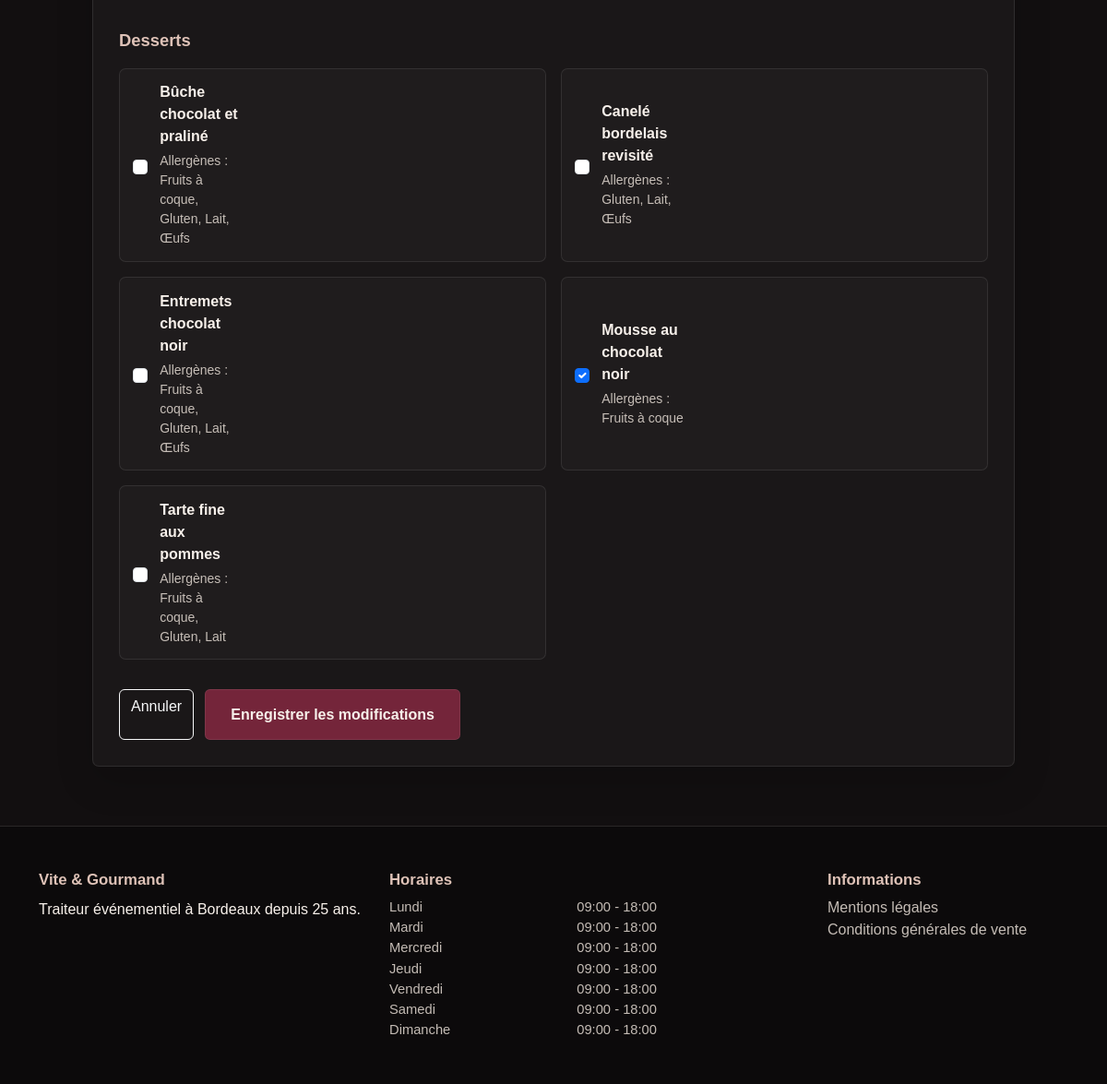
The app's page /employee/menu/form?id=4 (signed in, lower part), older data.
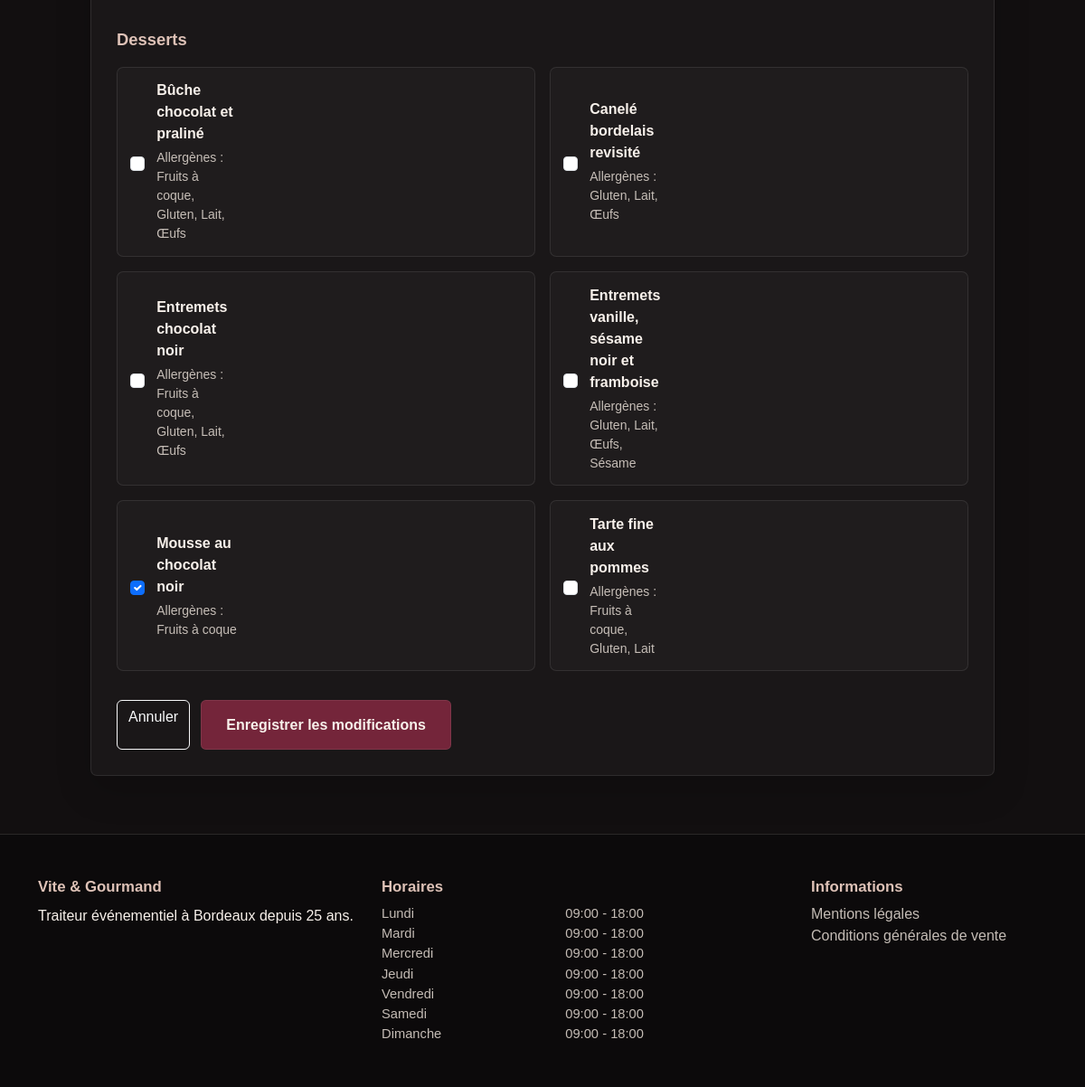
The same page, newer data.
### tables this page shows
CREATE TABLE dishes (
    id INT AUTO_INCREMENT PRIMARY KEY,
    name VARCHAR(150) NOT NULL UNIQUE,
    description TEXT NULL,
    dish_type ENUM(
        'starter',
        'main_course',
        'dessert'
    ) NOT NULL,
    photo LONGBLOB NULL,
    photo_mime_type VARCHAR(100) NULL,
    is_active BOOLEAN NOT NULL DEFAULT TRUE
);

CREATE TABLE opening_hours (
    id INT AUTO_INCREMENT PRIMARY KEY,
    day_number TINYINT NOT NULL UNIQUE,
    day_name VARCHAR(20) NOT NULL,
    opening_time TIME NULL,
    closing_time TIME NULL,
    is_closed BOOLEAN NOT NULL DEFAULT FALSE
);

### app/Views/layouts/main.php (called while the page is built)
<?php
require BASE_PATH
    . '/app/Views/layouts/header.php';
require $view;
require BASE_PATH
    . '/app/Views/layouts/footer.php';

### app/Controllers/EmployeeController.php (called while the page is built, shortened)
<?php
class EmployeeController
{
    public function menuForm(): void
    {
        $menuId = filter_input(
            INPUT_GET,
            'id',
            FILTER_VALIDATE_INT
        );
        if ($menuId) {
            $menu = Menu::findForEmployee($menuId);
        }
        $allDishes =
            Dish::getAllForEmployee();
        $availableDishes = array_values(
            array_filter(
                $allDishes,
                static fn(array $dish): bool =>
                (bool) $dish['is_active']
            )
        );
        $openingHours = OpeningHour::getAll();
        $view =
            BASE_PATH
            . '/app/Views/employee/menu-form.php';
        require BASE_PATH . '/app/Views/layouts/main.php';
    }
}

### app/Services/Router.php (called while the page is built, shortened)
<?php
class Router
{
    private array $routes = [];
    public function get(string $path, array $action): void
    {
        $this->routes['GET'][$path] = $action;
    }
    public function post(string $path, array $action): void
    {
        $this->routes['POST'][$path] = $action;
    }
    public function dispatch(string $uri): void
    {
        $method = $_SERVER['REQUEST_METHOD'];
        $path = parse_url($uri, PHP_URL_PATH) ?? '/';
        $path = '/' . trim($path, '/');
        [$controllerClass, $methodName] = $this->routes[$method][$path];
        $controller = new $controllerClass();
        $controller->$methodName();
    }
}

### public/index.php (called while the page is built, shortened)
<?php
$router = new Router();
$router->dispatch(
    $_SERVER['REQUEST_URI']
);

### app/Models/Dish.php (called while the page is built, shortened)
<?php
class Dish
{
    public static function getAllForEmployee(): array
    {
        $pdo = Database::getConnection();
        $sql = '
            SELECT
                dishes.id,
                dishes.name,
                dishes.description,
                dishes.dish_type,
                dishes.photo_mime_type,
                dishes.is_active,
                (
                    SELECT GROUP_CONCAT(
                        allergens.name
                        ORDER BY allergens.name
                        SEPARATOR ", "
                    )
                    FROM dish_allergen
                    INNER JOIN allergens
                        ON allergens.id =
                            dish_allergen.allergen_id
                    WHERE dish_allergen.dish_id = dishes.id
                ) AS allergen_names,
                (
                    SELECT COUNT(*)
                    FROM menu_dish
                    INNER JOIN menus
                        ON menus.id = menu_dish.menu_id
                    WHERE menu_dish.dish_id = dishes.id
                    AND menus.is_active = TRUE
                ) AS active_menu_count
            FROM dishes
            ORDER BY
                dishes.is_active DESC,
                FIELD(
                    dishes.dish_type,
                    "starter",
                    "main_course",
                    "dessert"
                ),
                dishes.name
        ';
        $statement = $pdo->query($sql);
        return $statement->fetchAll(PDO::FETCH_ASSOC);
    }
}

### app/Models/Menu.php (called while the page is built, shortened)
<?php
class Menu
{
    public static function findForEmployee(int $id): ?array
    {
        $pdo = Database::getConnection();
        $sql = '
            SELECT
                id,
                theme_id,
                dietary_type_id,
                title,
                description,
                conditions,
                minimum_order_days,
                available_from,
                available_until,
                minimum_people,
                base_price,
                stock_quantity,
                is_active
            FROM menus
            WHERE id = :id
        ';
        $statement = $pdo->prepare($sql);
        $statement->execute([
            'id' => $id,
        ]);
        $menu = $statement->fetch(PDO::FETCH_ASSOC);
        $dishStatement = $pdo->prepare(
            '
                SELECT dish_id
                FROM menu_dish
                WHERE menu_id = :menu_id
                ORDER BY dish_id
            '
        );
        $dishStatement->execute([
            'menu_id' => $id,
        ]);
        $menu['dish_ids'] = array_map(
            'intval',
            $dishStatement->fetchAll(PDO::FETCH_COLUMN)
        );
        return $menu;
    }
}

### app/Models/OpeningHour.php (called while the page is built, shortened)
<?php
class OpeningHour
{
    public static function getAll(): array
    {
        $pdo = Database::getConnection();
        $sql = '
            SELECT
                id,
                day_number,
                day_name,
                opening_time,
                closing_time,
                is_closed
            FROM opening_hours
            ORDER BY day_number
        ';
        $statement = $pdo->query($sql);
        return $statement->fetchAll(PDO::FETCH_ASSOC);
    }
}

### app/Views/employee/menu-form.php (the view, shortened to what the changed rows need)
<?php
$selectedDishIds = array_map(
    'intval',
    $menu['dish_ids'] ?? []
);
$dishTypeLabels = [
    'starter' => 'Entrées',
    'main_course' => 'Plats',
    'dessert' => 'Desserts',
];
?>
<section class="employee-dashboard-section py-5">
    <div class="container py-3">
        <form
            action="<?php
                echo BASE_URL;
            ?>/employee/menu/save"
            method="post"
            class="employee-dashboard-card employee-menu-form">
            <div class="employee-menu-dish-selection">
                <?php foreach (
                    $dishTypeLabels
                    as $dishType => $dishTypeLabel
                ): ?>
                    <fieldset class="employee-menu-dish-group">
                        <legend>
                            <?php
                            echo htmlspecialchars(
                                $dishTypeLabel
                            );
                            ?>
                        </legend>
                        <div class="employee-menu-dish-grid">
                            <?php foreach (
                                $availableDishes
                                as $dish
                            ): ?>
                                <?php
                                if (
                                    $dish['dish_type']
                                    !== $dishType
                                ) {
                                    continue;
                                }
                                $dishId =
                                    (int) $dish['id'];
                                ?>
                                <label
                                    class="employee-menu-dish-option"
                                    for="menu-dish-<?php
                                        echo $dishId;
                                    ?>">
                                    <input
                                        type="checkbox"
                                        id="menu-dish-<?php
                                            echo $dishId;
                                        ?>"
                                        name="dish_ids[]"
                                        value="<?php
                                            echo $dishId;
                                        ?>"
                                        class="form-check-input"
                                        <?php
                                        echo in_array(
                                            $dishId,
                                            $selectedDishIds,
                                            true
                                        )
                                            ? 'checked'
                                            : '';
                                        ?>>
                                    <span>
                                        <strong>
                                            <?php
                                            echo htmlspecialchars(
                                                $dish['name']
                                            );
                                            ?>
                                        </strong>
                                        <?php if (
                                            !empty(
                                                $dish['allergen_names']
                                            )
                                        ): ?>
                                            <small>
                                                Allergènes :
                                                <?php
                                                echo htmlspecialchars(
                                                    $dish['allergen_names']
                                                );
                                                ?>
                                            </small>
                                        <?php endif; ?>
                                    </span>
                                </label>
                            <?php endforeach; ?>
                        </div>
                    </fieldset>
                <?php endforeach; ?>
            </div>
        </form>
    </div>
</section>

### app/Views/layouts/footer.php (shortened to what the changed rows need)
</main>
<footer class="site-footer">
    <div class="container py-5">
        <div class="row gy-4">
            <div class="col-lg-4 col-md-6">
                <h2 class="footer-title">
                    Vite & Gourmand
                </h2>
            </div>
            <div class="col-lg-5 col-md-6">
                <h2 class="footer-title">
                    Horaires
                </h2>
                <?php if (!empty($openingHours)): ?>
                    <ul class="opening-hours-list list-unstyled mb-0">
                        <?php foreach ($openingHours as $openingHour): ?>
                            <li class="opening-hours-item">
                                <span>
                                    <?php echo htmlspecialchars($openingHour['day_name']); ?>
                                </span>
                                <span>
                                    <?php if ((bool) $openingHour['is_closed']): ?>
                                        Fermé
                                    <?php else: ?>
                                        <?php
                                        echo htmlspecialchars(
                                            substr($openingHour['opening_time'], 0, 5)
                                        );
                                        ?>
                                        -
                                        <?php
                                        echo htmlspecialchars(
                                            substr($openingHour['closing_time'], 0, 5)
                                        );
                                        ?>
                                    <?php endif; ?>
                                </span>
                            </li>
                        <?php endforeach; ?>
                    </ul>
                <?php else: ?>
                    <p class="mb-0">
                        Les horaires seront bientôt disponibles.
                    </p>
                <?php endif; ?>
            </div>
            <div class="col-lg-3 col-md-6">
                <h2 class="footer-title">
                    Informations
                </h2>
            </div>
        </div>
    </div>
</footer>
</body>
</html>

Row changes from the older to the newer data that the page shows:
added dishes: name "Entremets vanille, sésame noir et framboise", allergen_names "Gluten, Lait, Œufs, Sésame"
